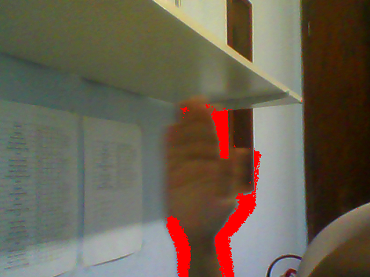
//> input picture recursos/ex6/com_mov.png, 370 x 277 px, given in place of the camera
$ ./motiondetector   (built with g++ and OpenCV 4)
//> lines starting //> are read from the running program, lines starting //| are printed output that depends on the picture
#include <iostream>
#include <opencv2/opencv.hpp>

using namespace cv;
using namespace std;
int seuil = 10;

void Compare(Mat f, Mat oldF)
{
  if (oldF.rows == 0)
  return;
  for (int i = 0; i < f.rows; i++)
  {
    for (int j = 0; j < f.cols; j++)
    {
    if (abs(f.at<cv::Vec3b>(i, j)[2] - oldF.at<cv::Vec3b>(i, j)[2]) >seuil &&
        abs(f.at<cv::Vec3b>(i, j)[0] - oldF.at<cv::Vec3b>(i, j)[0]) >seuil&&
        abs(f.at<cv::Vec3b>(i, j)[1] - oldF.at<cv::Vec3b>(i, j)[1]) > seuil)
      {
        f.at<cv::Vec3b>(i, j)[2] = 255;
        f.at<cv::Vec3b>(i, j)[1] = 0;
        f.at<cv::Vec3b>(i, j)[0] = 0;
      }
    }
  }
}

int main(int argc, char** argv){
  Mat image, old_image, imageTemp;
  int width, height;
  VideoCapture cap;
  vector<Mat> planes;
  Mat histR, histG, histB;
  int nbins = 64;
  float range[] = {0, 256};
  const float *histrange = { range };
  bool uniform = true;
  bool acummulate = false;

  cap.open(0);

  if(!cap.isOpened()){
    cout << "cameras indisponiveis";
    return -1;
  }

  width  = cap.get(CV_CAP_PROP_FRAME_WIDTH);
  height = cap.get(CV_CAP_PROP_FRAME_HEIGHT);

  cout << "largura = " << width << endl;
  cout << "altura  = " << height << endl;

  int histw = nbins, histh = nbins/2;
  Mat histImgR(histh, histw, CV_8UC3, Scalar(0,0,0));
  Mat histImgG(histh, histw, CV_8UC3, Scalar(0,0,0));
  Mat histImgB(histh, histw, CV_8UC3, Scalar(0,0,0));

  while(1){
    cap >> image;
//> image is the input picture: 277 rows x 370 cols, CV_8UC3; mean B, G, R 81, 97.2, 106.2

    image.copyTo(imageTemp);
    Compare(image, old_image);
    imageTemp.copyTo(old_image);

    split (image, planes);
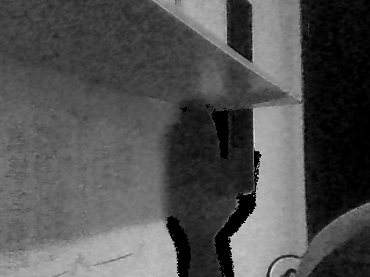
//> planes[0]: 277 rows x 370 cols, CV_8UC1; min 0, max 224, mean 81
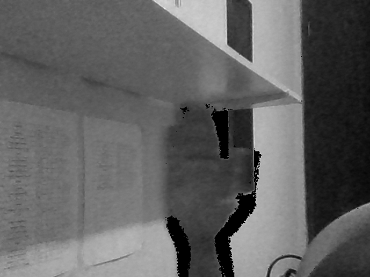
//> planes[1]: 277 rows x 370 cols, CV_8UC1; min 0, max 232, mean 97.2
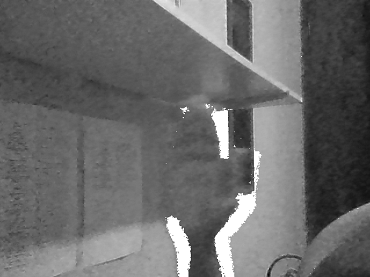
//> planes[2]: 277 rows x 370 cols, CV_8UC1; min 8, max 255, mean 106.2
    calcHist(&planes[0], 1, 0, Mat(), histR, 1,
             &nbins, &histrange,
             uniform, acummulate);
//> histR = 64 values, max 7155 at index 0, min 0 at index 57, mean 1601.4
    calcHist(&planes[1], 1, 0, Mat(), histG, 1,
             &nbins, &histrange,
             uniform, acummulate);
//> histG = 64 values, max 7518 at index 23, min 0 at index 57, mean 1601.4
    calcHist(&planes[2], 1, 0, Mat(), histB, 1,
             &nbins, &histrange,
             uniform, acummulate);
//> histB = 64 values, max 7848 at index 25, min 0 at index 0, mean 1601.4

    normalize(histR, histR, 0, histImgR.rows, NORM_MINMAX, -1, Mat());
//> histR = 64 values, max 32 at index 0, min 0 at index 57, mean 7.16
    normalize(histG, histB, 0, histImgR.rows, NORM_MINMAX, -1, Mat());
//> histB = 64 values, max 32 at index 23, min 0 at index 57, mean 6.82
    normalize(histB, histB, 0, histImgR.rows, NORM_MINMAX, -1, Mat());

    histImgR.setTo(Scalar(0));
    histImgG.setTo(Scalar(0));
    histImgB.setTo(Scalar(0));

    for(int i=0; i<nbins; i++){
      line(histImgR, Point(i, histh),
           Point(i, cvRound(histR.at<float>(i))),
           Scalar(0, 0, 255), 1, 8, 0);
      line(histImgG, Point(i, histh),
           Point(i, cvRound(histG.at<float>(i))),
           Scalar(0, 255, 0), 1, 8, 0);
      line(histImgB, Point(i, histh),
           Point(i, cvRound(histB.at<float>(i))),
           Scalar(255, 0, 0), 1, 8, 0);
    }
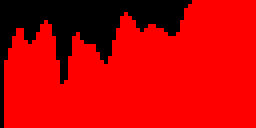
//> histImgR: 32 rows x 64 cols, CV_8UC3 (shown 4 times larger); mean B, G, R 0, 0, 198
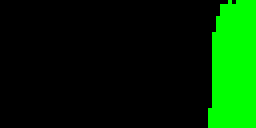
//> histImgG: 32 rows x 64 cols, CV_8UC3 (shown 4 times larger); mean B, G, R 0, 42.6, 0
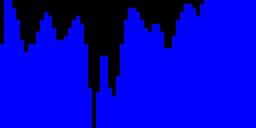
//> histImgB: 32 rows x 64 cols, CV_8UC3 (shown 4 times larger); mean B, G, R 200.8, 0, 0

    imshow("image", image);
    if(waitKey(30) >= 0) break;
//> the Esc key is pressed
  }
  return 0;
}
